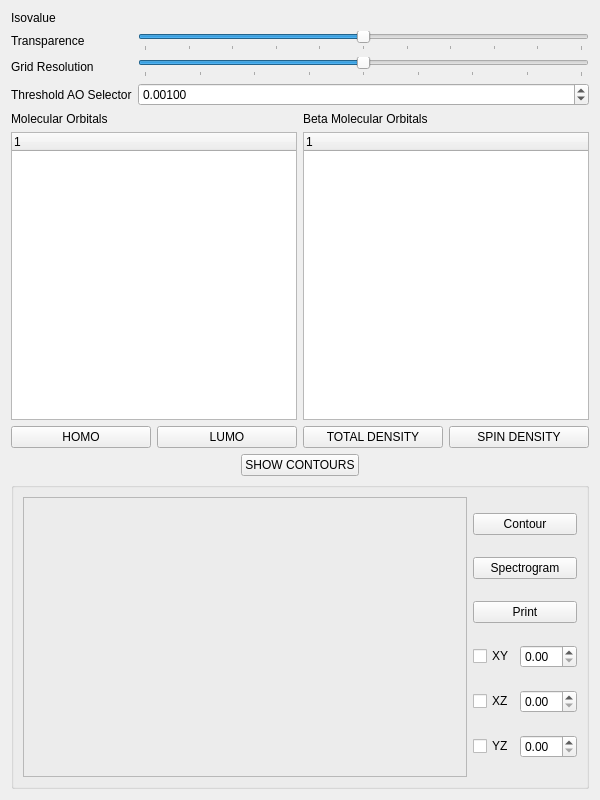
<?xml version="1.0" encoding="UTF-8"?>
<ui version="4.0">
 <class>QOrbitalWidgetBase</class>
 <widget class="QWidget" name="QOrbitalWidgetBase">
  <property name="geometry">
   <rect>
    <x>0</x>
    <y>0</y>
    <width>600</width>
    <height>800</height>
   </rect>
  </property>
  <property name="sizePolicy">
   <sizepolicy hsizetype="Preferred" vsizetype="Expanding">
    <horstretch>0</horstretch>
    <verstretch>0</verstretch>
   </sizepolicy>
  </property>
  <property name="windowTitle">
   <string>Form</string>
  </property>
  <layout class="QVBoxLayout" name="verticalLayout_4">
   <item>
    <layout class="QGridLayout" name="gridLayout">
     <item row="1" column="0">
      <widget class="QLabel" name="_labelIsovalue">
       <property name="text">
        <string>Isovalue</string>
       </property>
      </widget>
     </item>
     <item row="1" column="1">
      <widget class="QDoubleSlider" name="_sliderIsovalue" native="true"/>
     </item>
     <item row="4" column="0">
      <widget class="QLabel" name="_labelThreshold">
       <property name="text">
        <string>Threshold AO Selector</string>
       </property>
      </widget>
     </item>
     <item row="4" column="1">
      <widget class="QDoubleSpinBox" name="_thresholdSpinBox">
       <property name="decimals">
        <number>5</number>
       </property>
       <property name="minimum">
        <double>0.000010000000000</double>
       </property>
       <property name="maximum">
        <double>1.000000000000000</double>
       </property>
       <property name="singleStep">
        <double>0.000050000000000</double>
       </property>
       <property name="value">
        <double>0.001000000000000</double>
       </property>
      </widget>
     </item>
     <item row="3" column="0">
      <widget class="QLabel" name="_labelGridResolution">
       <property name="text">
        <string>Grid Resolution</string>
       </property>
      </widget>
     </item>
     <item row="3" column="1">
      <widget class="QSlider" name="_sliderGridResolution">
       <property name="maximum">
        <number>8</number>
       </property>
       <property name="pageStep">
        <number>1</number>
       </property>
       <property name="value">
        <number>4</number>
       </property>
       <property name="orientation">
        <enum>Qt::Horizontal</enum>
       </property>
       <property name="tickPosition">
        <enum>QSlider::TicksBelow</enum>
       </property>
      </widget>
     </item>
     <item row="2" column="0">
      <widget class="QLabel" name="_labelTransparence">
       <property name="text">
        <string>Transparence</string>
       </property>
      </widget>
     </item>
     <item row="2" column="1">
      <widget class="QSlider" name="_sliderTransparence">
       <property name="minimum">
        <number>0</number>
       </property>
       <property name="maximum">
        <number>10</number>
       </property>
       <property name="pageStep">
        <number>1</number>
       </property>
       <property name="sliderPosition">
        <number>5</number>
       </property>
       <property name="tracking">
        <bool>true</bool>
       </property>
       <property name="orientation">
        <enum>Qt::Horizontal</enum>
       </property>
       <property name="tickPosition">
        <enum>QSlider::TicksBelow</enum>
       </property>
       <property name="tickInterval">
        <number>1</number>
       </property>
      </widget>
     </item>
    </layout>
   </item>
   <item>
    <layout class="QHBoxLayout" name="horizontalLayout_2">
     <item>
      <layout class="QVBoxLayout" name="verticalLayout">
       <item>
        <widget class="QLabel" name="_labelOrbitals">
         <property name="text">
          <string>Molecular Orbitals</string>
         </property>
        </widget>
       </item>
       <item>
        <widget class="QTreeWidget" name="_listOrbitals">
         <column>
          <property name="text">
           <string notr="true">1</string>
          </property>
         </column>
        </widget>
       </item>
      </layout>
     </item>
     <item>
      <layout class="QVBoxLayout" name="verticalLayout_3">
       <item>
        <widget class="QLabel" name="_labelOrbitals2">
         <property name="text">
          <string>Beta Molecular Orbitals</string>
         </property>
        </widget>
       </item>
       <item>
        <widget class="QTreeWidget" name="_listOrbitals2">
         <column>
          <property name="text">
           <string notr="true">1</string>
          </property>
         </column>
        </widget>
       </item>
      </layout>
     </item>
    </layout>
   </item>
   <item>
    <layout class="QHBoxLayout" name="horizontalLayout">
     <item>
      <widget class="QPushButton" name="_buttonHomo">
       <property name="text">
        <string>HOMO</string>
       </property>
      </widget>
     </item>
     <item>
      <widget class="QPushButton" name="_buttonLumo">
       <property name="text">
        <string>LUMO</string>
       </property>
      </widget>
     </item>
     <item>
      <widget class="QPushButton" name="_buttonTotalDensity">
       <property name="text">
        <string>TOTAL DENSITY</string>
       </property>
      </widget>
     </item>
     <item>
      <widget class="QPushButton" name="_buttonSpinDensity">
       <property name="text">
        <string>SPIN DENSITY</string>
       </property>
      </widget>
     </item>
    </layout>
   </item>
   <item>
    <layout class="QHBoxLayout" name="horizontalLayout_3">
     <item>
      <spacer name="horizontalSpacer">
       <property name="orientation">
        <enum>Qt::Horizontal</enum>
       </property>
       <property name="sizeHint" stdset="0">
        <size>
         <width>40</width>
         <height>20</height>
        </size>
       </property>
      </spacer>
     </item>
     <item>
      <widget class="QPushButton" name="_buttonShowContours">
       <property name="text">
        <string>SHOW CONTOURS</string>
       </property>
      </widget>
     </item>
     <item>
      <spacer name="horizontalSpacer_2">
       <property name="orientation">
        <enum>Qt::Horizontal</enum>
       </property>
       <property name="sizeHint" stdset="0">
        <size>
         <width>40</width>
         <height>20</height>
        </size>
       </property>
      </spacer>
     </item>
    </layout>
   </item>
   <item>
    <widget class="QGroupBox" name="_contoursGroupBox">
     <property name="title">
      <string/>
     </property>
     <layout class="QHBoxLayout" name="horizontalLayout_7">
      <item>
       <widget class="QFrame" name="_frameSpectrogram">
        <property name="sizePolicy">
         <sizepolicy hsizetype="Expanding" vsizetype="Expanding">
          <horstretch>0</horstretch>
          <verstretch>0</verstretch>
         </sizepolicy>
        </property>
        <property name="frameShape">
         <enum>QFrame::StyledPanel</enum>
        </property>
        <property name="frameShadow">
         <enum>QFrame::Raised</enum>
        </property>
       </widget>
      </item>
      <item>
       <layout class="QVBoxLayout" name="verticalLayout_2">
        <item>
         <widget class="QPushButton" name="_buttonContour">
          <property name="text">
           <string>Contour</string>
          </property>
         </widget>
        </item>
        <item>
         <widget class="QPushButton" name="_buttonSpectrogram">
          <property name="text">
           <string>Spectrogram</string>
          </property>
         </widget>
        </item>
        <item>
         <widget class="QPushButton" name="_buttonPrint">
          <property name="text">
           <string>Print</string>
          </property>
         </widget>
        </item>
        <item>
         <layout class="QHBoxLayout" name="horizontalLayout_4">
          <item>
           <widget class="QCheckBox" name="_checkBoxXY">
            <property name="text">
             <string>XY</string>
            </property>
           </widget>
          </item>
          <item>
           <widget class="QDoubleSpinBox" name="_spinBoxXY"/>
          </item>
         </layout>
        </item>
        <item>
         <layout class="QHBoxLayout" name="horizontalLayout_5">
          <item>
           <widget class="QCheckBox" name="_checkBoxXZ">
            <property name="text">
             <string>XZ</string>
            </property>
           </widget>
          </item>
          <item>
           <widget class="QDoubleSpinBox" name="_spinBoxXZ"/>
          </item>
         </layout>
        </item>
        <item>
         <layout class="QHBoxLayout" name="horizontalLayout_6">
          <item>
           <widget class="QCheckBox" name="_checkBoxYZ">
            <property name="text">
             <string>YZ</string>
            </property>
           </widget>
          </item>
          <item>
           <widget class="QDoubleSpinBox" name="_spinBoxYZ"/>
          </item>
         </layout>
        </item>
       </layout>
      </item>
     </layout>
    </widget>
   </item>
  </layout>
 </widget>
 <customwidgets>
  <customwidget>
   <class>QDoubleSlider</class>
   <extends>QWidget</extends>
   <header>qdoubleslider.h</header>
  </customwidget>
 </customwidgets>
 <resources/>
 <connections/>
</ui>
